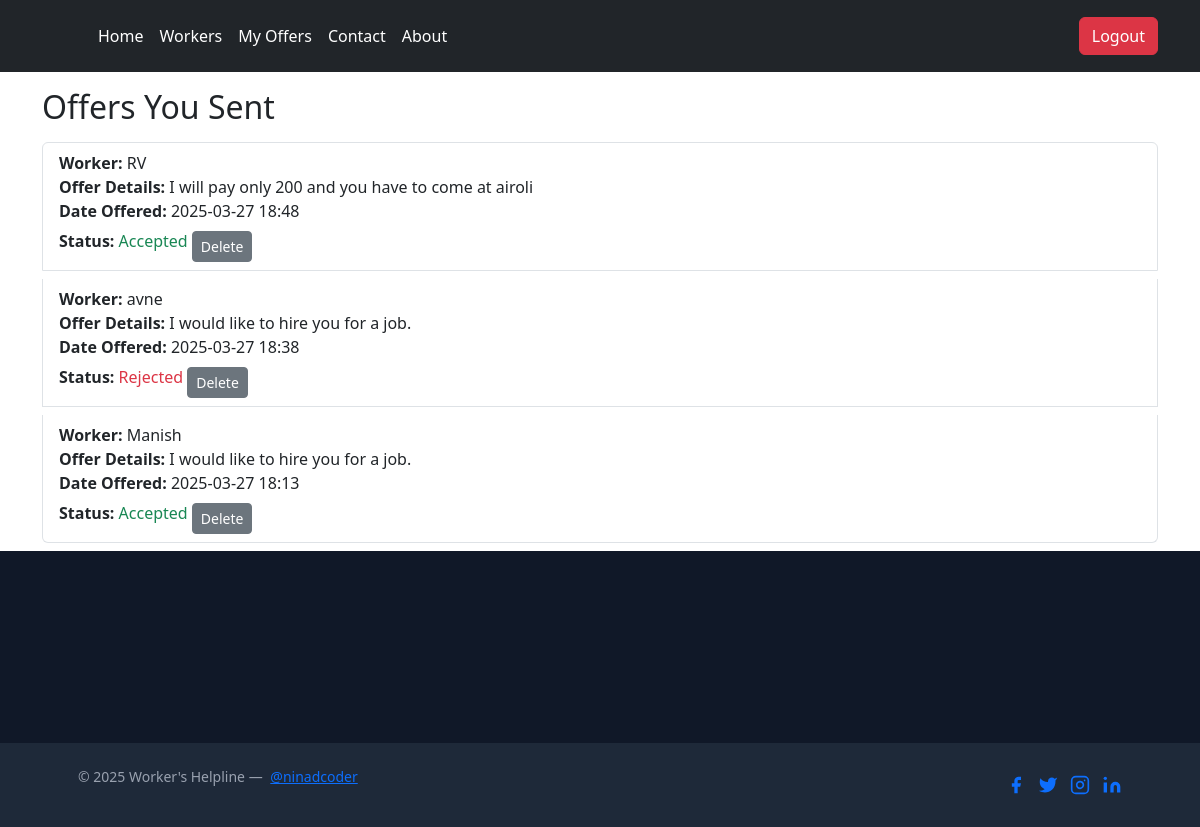
The page /workers/hirer-offers/ (signed in) on the database as committed earlier.
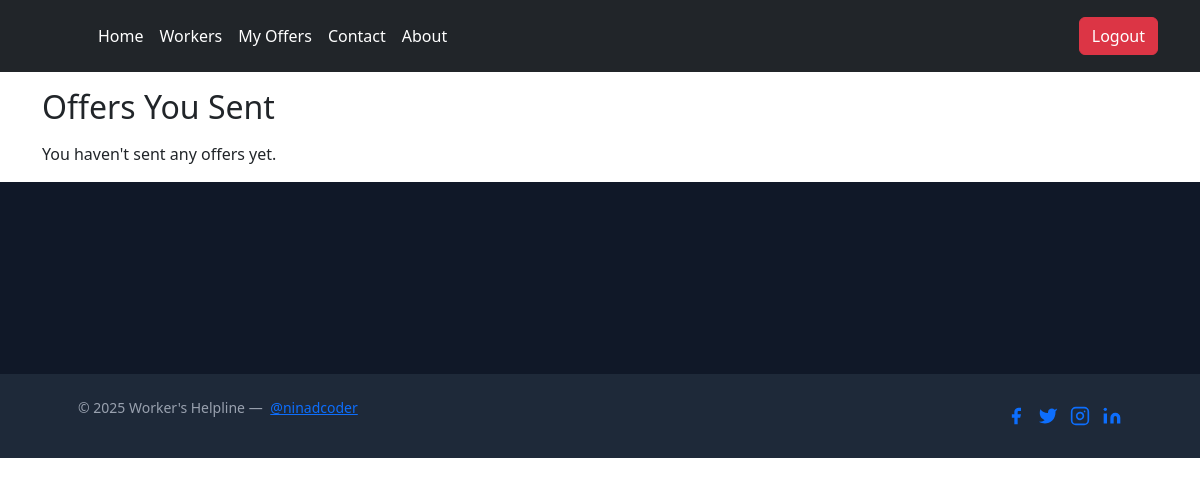
The same page on the database as committed later.
### workers_board/models.py (models this page shows, shortened)
class HireOffer(models.Model):
    hirer = models.ForeignKey(
        settings.AUTH_USER_MODEL,
        on_delete=models.CASCADE,
        related_name='offers_sent'
    )
    worker = models.ForeignKey(
        settings.AUTH_USER_MODEL,
        on_delete=models.CASCADE,
        related_name='offers_received'
    )
    offer_details = models.TextField(blank=True, null=True)
    date_offered = models.DateTimeField(auto_now_add=True)
    status = models.CharField(max_length=10, choices=STATUS_CHOICES, default='pending')

### workers_board/views.py (the view)
# urls.py: path('hirer-offers/', hirer_offers, name='hirer_offers'),
@login_required
def hirer_offers(request):
    if request.user.profile.role != 'hirer':
        return redirect('index')
    offers = HireOffer.objects.filter(hirer=request.user).order_by('-date_offered')
    return render(request, 'hirer_offers.html', {'offers': offers})

### templates/hirer_offers.html (shortened to what this page needs)
{% extends 'base.html' %}
{% block body %}
<div class="container">
  <h2 class="my-3">Offers You Sent</h2>
  {% if offers %}
    <ul class="list-group">
      {% for offer in offers %}
        <li class="list-group-item mb-2">
          <strong>Worker:</strong> {{ offer.worker.username }} <br>
          <strong>Offer Details:</strong> {{ offer.offer_details }} <br>
          <strong>Date Offered:</strong> {{ offer.date_offered|date:"Y-m-d H:i" }} <br>
          <strong>Status:</strong>
          {% if offer.status == 'accepted' %}
            <span class="text-success">Accepted</span>
          {% elif offer.status == 'rejected' %}
            <span class="text-danger">Rejected</span>
          {% else %}
            <span class="text-warning">Pending</span>
          {% endif %}
          <a href="{% url 'delete_offer' offer.id %}" class="btn btn-secondary btn-sm mt-2">Delete</a>
        </li>
      {% endfor %}
    </ul>
  {% else %}
    <p>You haven't sent any offers yet.</p>
  {% endif %}
</div>
{% endblock body %}

Rows that differ between the two databases and show on the page:
removed HireOffer: worker.username "RV", offer_details "I will pay only 200 and you have to come at airoli", date_offered "2025-03-27 18:48", status "Accepted"
removed HireOffer: worker.username "avne", offer_details "I would like to hire you for a job.", date_offered "2025-03-27 18:38", status "Rejected"
removed HireOffer: worker.username "Manish", offer_details "I would like to hire you for a job.", date_offered "2025-03-27 18:13", status "Accepted"
Other text that changed with them:
text now shown: "You haven't sent any offers yet."
